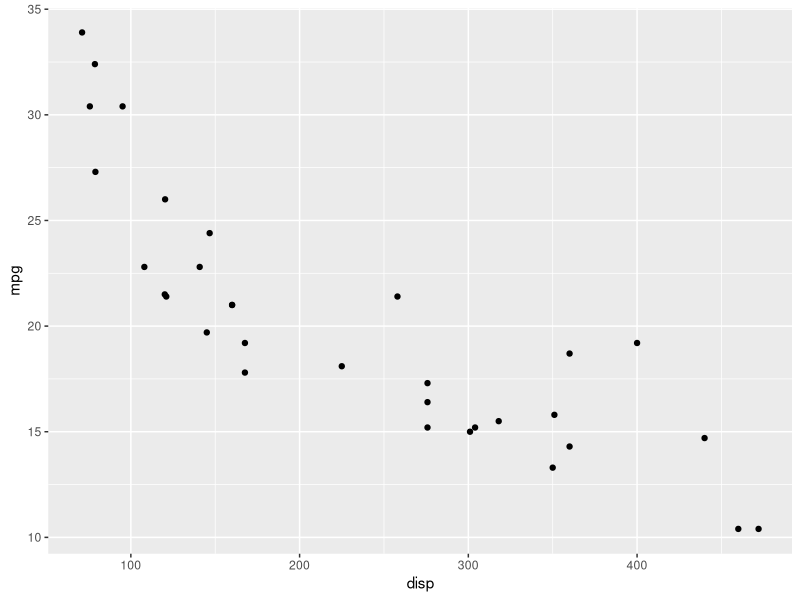
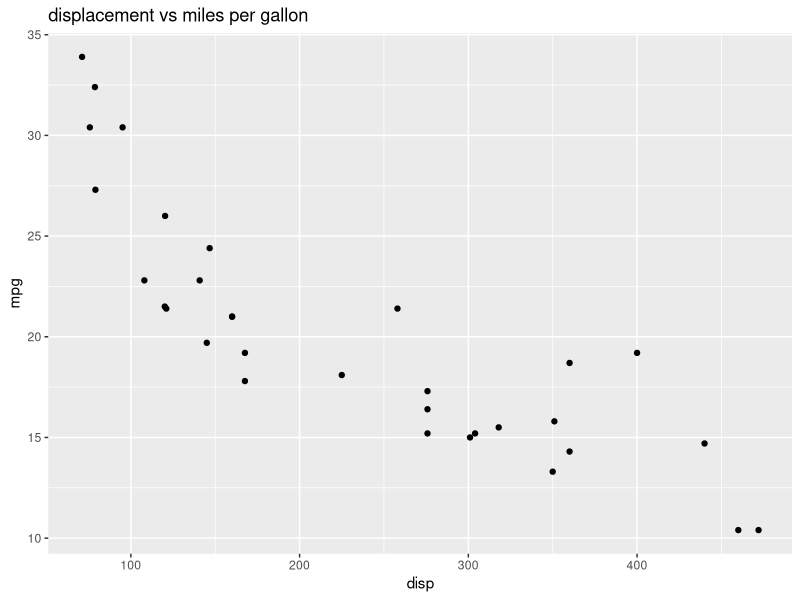
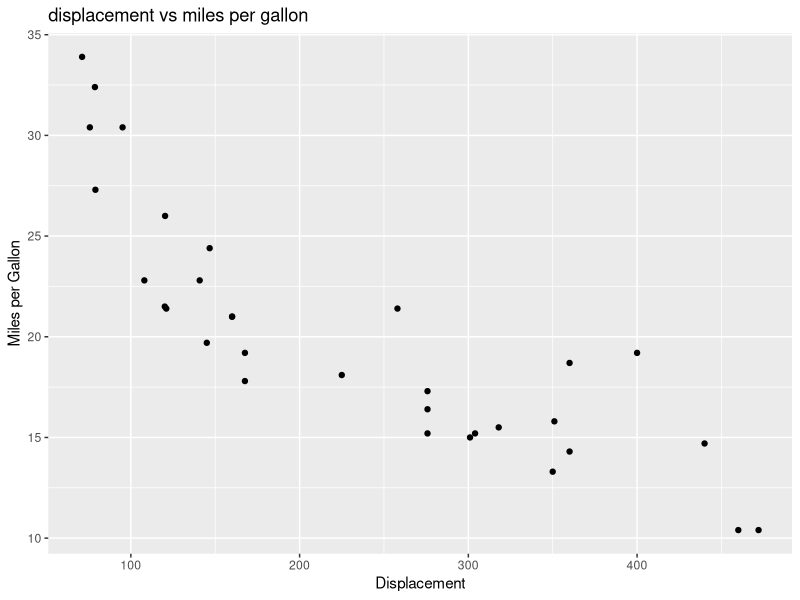
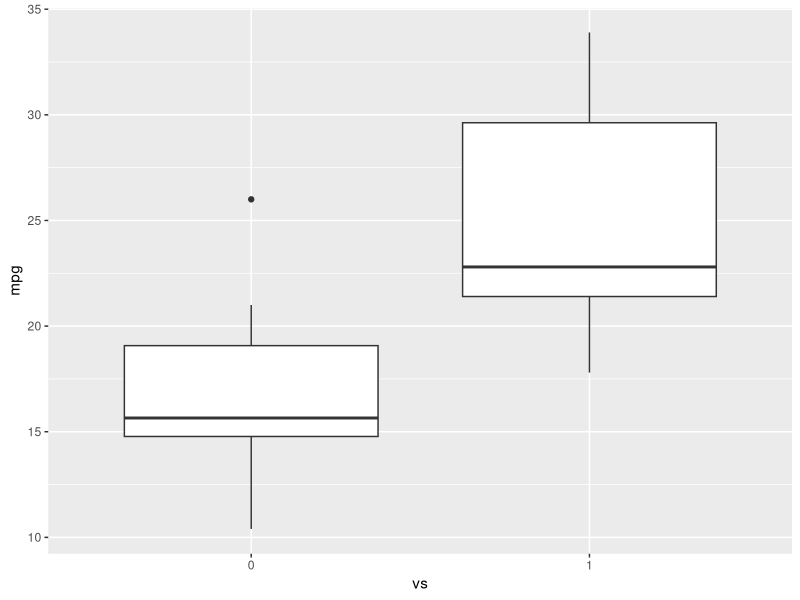
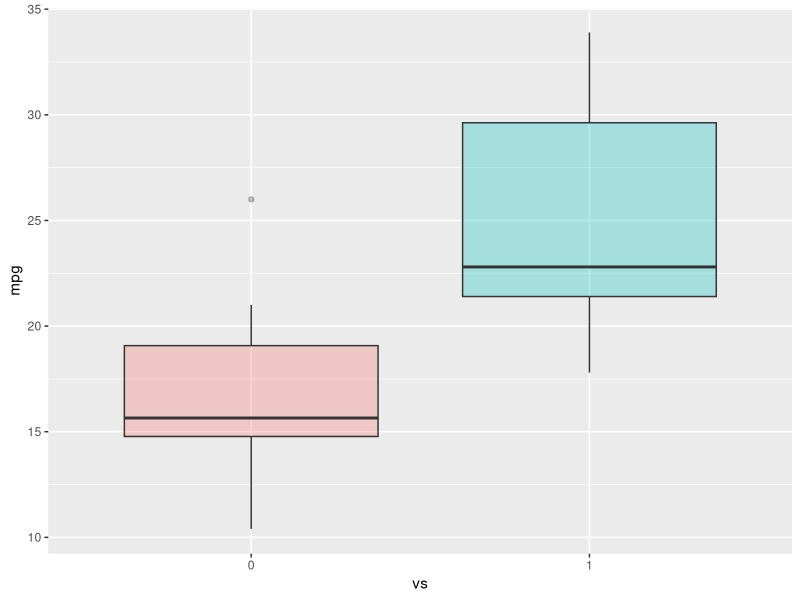
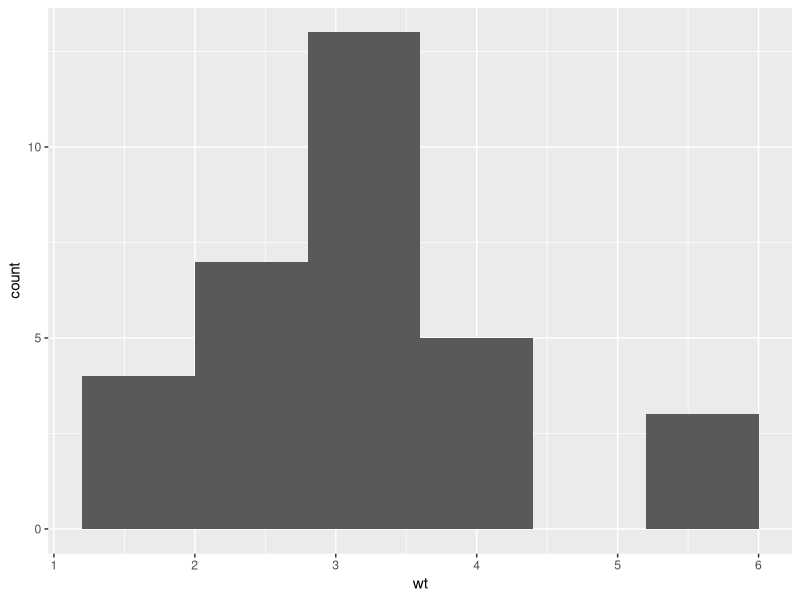
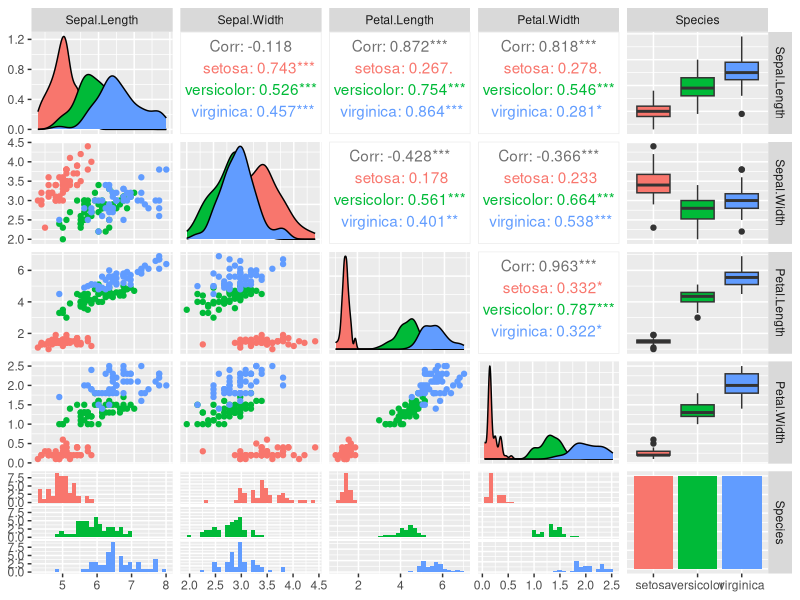

Reproduce these figures in R, in order.
library(datasets)

#load Data

data(mtcars)

#View first 5 rows

head(mtcars,5)
?mtcars
######################without title
#load ggplot packagr
library(ggplot2)
#create a scatterplot of disp and mgp
ggplot(aes(x=disp, y=mpg,),data=mtcars)+geom_point()

######################with title
#load ggplot packagr
library(ggplot2)
#create a scatterplot of disp and mgp
ggplot(aes(x=disp, y=mpg,),data=mtcars)+geom_point()+ggtitle("displacement vs miles per gallon")

############with title+ labeling axis
#change axis name

ggplot(aes(x=disp,y=mpg,),data=mtcars)+geom_point()+ggtitle("displacement vs miles per gallon") + labs(x = "Displacement", y = "Miles per Gallon")

#make vs a factor
mtcars$vs <- as.factor(mtcars$vs)

#create boxplot of the distribution for v-shaped and straight Engine

ggplot(aes(x=vs, y=mpg), data = mtcars) + geom_boxplot()

ggplot(aes(x=vs, y=mpg, fill = vs), data = mtcars) + 
  geom_boxplot(alpha=0.3) +
  theme(legend.position="none")

ggplot(aes(x=wt),data=mtcars) + geom_histogram(binwidth=0.8)










library(datasets)
data(iris)

library(GGally)
ggpairs(iris, mapping=ggplot2::aes(colour = Species))